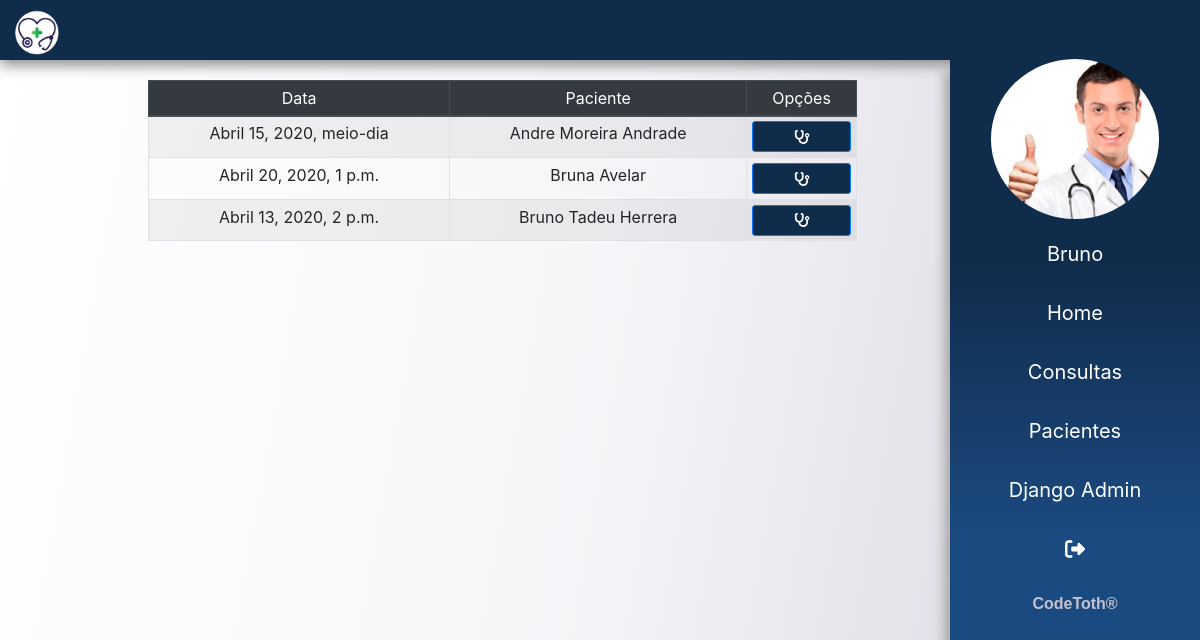
The app's page /consulta/ (signed in) with its own data.
### app/medico/models.py (models this page shows)
class Medico(models.Model):
    usuario = models.ForeignKey(User, on_delete=models.CASCADE)
    nome = models.CharField(max_length=150)
    sexo = models.CharField(max_length=1)
    data_nascimento = models.DateField()
    crm = models.CharField(max_length=20, unique=True)
    cpf = models.CharField(max_length=20, unique=True)
    rg = models.CharField(max_length=20, unique=True)
    email = models.EmailField()
    foto = models.ImageField(upload_to=f'fotos/{time.time()}', blank=True)

### app/consulta/models.py (models this page shows)
class Consulta(models.Model):
    data = models.DateTimeField()
    medico = models.ForeignKey(Medico, on_delete=models.CASCADE)
    atendente = models.ForeignKey(Atendente, on_delete=models.CASCADE)
    paciente = models.ForeignKey(Paciente, on_delete=models.CASCADE)

### app/paciente/models.py (models this page shows)
class Paciente(models.Model):
    nome = models.CharField(max_length=200)
    sexo = models.CharField(max_length=1)
    data_nascimento = models.DateField()
    cpf = models.CharField(max_length=20, unique=True)
    rg = models.CharField(max_length=20, unique=True)
    carteira_convenio = models.CharField(max_length=30, unique=True)
    peso = models.FloatField()
    altura = models.FloatField()
    imc = models.CharField(max_length=100)

### app/consulta/views.py (the view)
# urls.py: path('', listar, name='conusultas')
def listar(request):
    dados = get_dados(request)
    lst_consultas = Consulta.objects.filter(medico=dados['usuario'])
    dados['lst_consultas'] = lst_consultas
    return render(request, 'consulta/consultas.html', dados)

### templates/consulta/consultas.html
{% extends 'base.html' %}
{% load static %}
{% block content %}
<main>
    <section class="container-fluid">
        <div class="col-md-10">
            <table class="table table-sm table-bordered table-striped mx-auto text-center agenda" >
                <thead class="thead-dark ">
                    <tr>
                        <th scope="col">Data</th>
                        <th scope="col">Paciente</th>
                        <th scope="col">Opções</th>
                    </tr>
                </thead>
                <tbody>
                    {% for consulta in lst_consultas %}
                    <tr>
                        <th scope="row">{{ consulta.data }}</th>
                        <td>{{ consulta.paciente.nome }}</td>
                        <td>
                            <a href="{% url 'det-exame' consulta.paciente.id  %}" class="btn btn-sm btn-block btn-primary"> <i class="fas fa-stethoscope"></i> </a>
                        </td>
                    </tr>
                    {% endfor %}
                </tbody>
            </table>
        </div>
    </section>
</main>
{% endblock %}

### templates/partials/_sidebar.html
{% load static %}
<div class="sidebar">
    <div class="mb-2">
        <img src="{{ usuario.foto.url }}" class="img-fluid  mx-auto d-block" alt="">
    </div>
    <ul>
        <a href="#" style="text-transform: capitalize ;"> <li> {{ request.user}} </li></a>
        <a href="{% url 'dashboard' %}"> <li>  Home </li></a>
        <a href="{% url 'conusultas' %}"> <li>  Consultas </li></a>
        <a href="{% url 'pacientes' %}"> <li>  Pacientes </li></a>
        {% if user.username == 'bruno' %}
        <a href="{% url 'admin:index' %}" target="_blank"><li>  Django Admin </li></a>
        {% endif %}
        <a href="{% url 'login' %}"><li><i class="fas fa-sign-out-alt"></i> </li></a>
    </ul>
    <div class="text-center pb-3" style="font-weight: bolder;width: 100%;color: #C4C2CD;font-family: 'Play', sans-serif; ">
        <span>CodeToth&#174;</span>
    </div>
</div>

### static/css/app.css (style rules this page uses)
body { background-attachment: fixed; background-size: cover; background-image: linear-gradient(100deg,rgba(255, 255, 255, .5), rgba(236, 234, 241, .5), rgba(213, 211, 222, 1.5)); }
.btn { background-color: #102c4b !important; }
.agenda { max-width: 75%; margin-top: 5rem !important; margin-bottom: 3.5rem !important; }
.sidebar img { border-radius: 100% !important; height: 160px !important; }
.sidebar { right: 0; top: 3.7rem !important; bottom: 0; width: 250px; background-image: linear-gradient( #102c4b,#102c4b,#1B4A80 , #1B4A80); box-shadow: -5px 12px 10px 1px #aaaaaa; background-attachment: fixed; overflow: hidden; transition: 0.8s all; height: 100% !important; position: fixed; z-index: 1030 !important; }
.sidebar ul li { list-style: none; }
.sidebar ul li { margin-top: 5px; padding: 12px; text-decoration: none; color: rgb(255, 255, 255); width: 100%; font-size: 20px; text-align: center; display: block; transition: 0.6s all; }

### records on screen
Medico: foto (picture)
Consulta: data "Abril 15, 2020, meio-dia", paciente.nome "Andre Moreira Andrade"
Consulta: data "Abril 20, 2020, 1 p.m.", paciente.nome "Bruna Avelar"
Consulta: data "Abril 13, 2020, 2 p.m.", paciente.nome "Bruno Tadeu Herrera"

### other values on screen
{{ request.user }} "Bruno"
